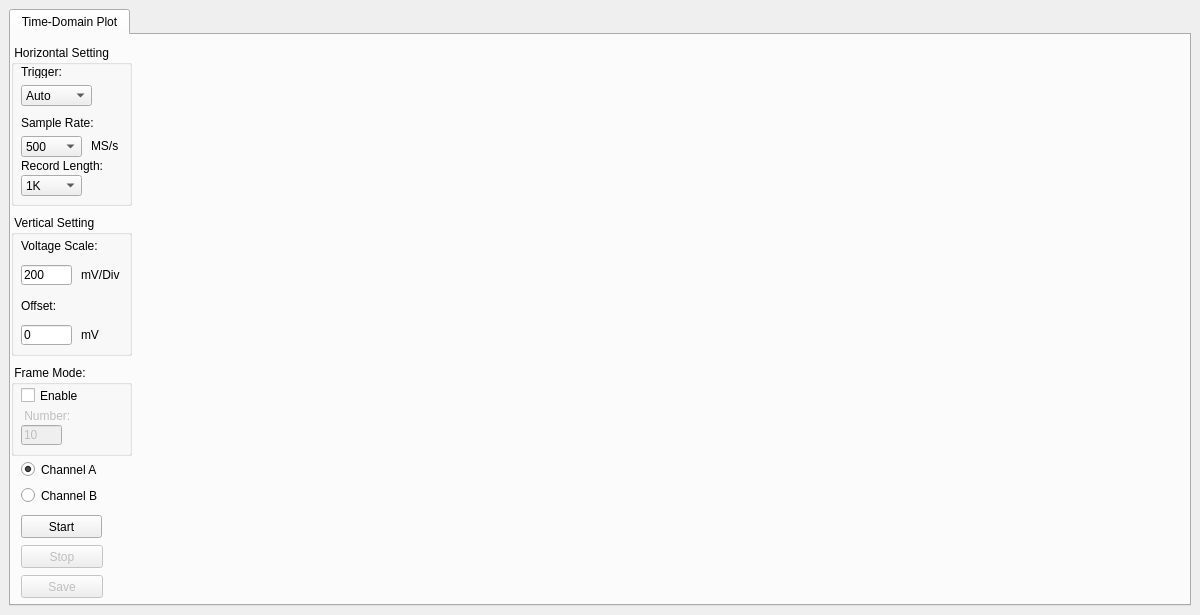
<?xml version="1.0" encoding="UTF-8"?>
<ui version="4.0">
 <class>MainWindow</class>
 <widget class="QMainWindow" name="MainWindow">
  <property name="windowModality">
   <enum>Qt::WindowModal</enum>
  </property>
  <property name="geometry">
   <rect>
    <x>0</x>
    <y>0</y>
    <width>1200</width>
    <height>615</height>
   </rect>
  </property>
  <property name="sizePolicy">
   <sizepolicy hsizetype="Maximum" vsizetype="Maximum">
    <horstretch>0</horstretch>
    <verstretch>0</verstretch>
   </sizepolicy>
  </property>
  <property name="minimumSize">
   <size>
    <width>1200</width>
    <height>615</height>
   </size>
  </property>
  <property name="maximumSize">
   <size>
    <width>1200</width>
    <height>615</height>
   </size>
  </property>
  <property name="windowTitle">
   <string>Time-Domain Plot</string>
  </property>
  <widget class="QWidget" name="centralwidget">
   <layout class="QHBoxLayout" name="horizontalLayout_2">
    <item>
     <widget class="QTabWidget" name="tabWidget">
      <property name="currentIndex">
       <number>0</number>
      </property>
      <widget class="QWidget" name="tabTimDomain">
       <attribute name="title">
        <string>Time-Domain Plot</string>
       </attribute>
       <widget class="QGroupBox" name="groupBox_TimeDomain">
        <property name="geometry">
         <rect>
          <x>0</x>
          <y>10</y>
          <width>121</width>
          <height>161</height>
         </rect>
        </property>
        <property name="title">
         <string> Horizontal Setting</string>
        </property>
        <widget class="QComboBox" name="comboBox_TriggerDomain">
         <property name="geometry">
          <rect>
           <x>10</x>
           <y>40</y>
           <width>71</width>
           <height>21</height>
          </rect>
         </property>
         <item>
          <property name="text">
           <string>Auto</string>
          </property>
         </item>
         <item>
          <property name="text">
           <string>External</string>
          </property>
         </item>
        </widget>
        <widget class="QLabel" name="label_Trigger_2">
         <property name="geometry">
          <rect>
           <x>10</x>
           <y>20</y>
           <width>47</width>
           <height>13</height>
          </rect>
         </property>
         <property name="text">
          <string>Trigger:</string>
         </property>
        </widget>
        <widget class="QLabel" name="label_SampleNumber">
         <property name="geometry">
          <rect>
           <x>10</x>
           <y>70</y>
           <width>81</width>
           <height>16</height>
          </rect>
         </property>
         <property name="text">
          <string>Sample Rate:</string>
         </property>
        </widget>
        <widget class="QLabel" name="label">
         <property name="geometry">
          <rect>
           <x>80</x>
           <y>90</y>
           <width>31</width>
           <height>21</height>
          </rect>
         </property>
         <property name="text">
          <string>MS/s</string>
         </property>
        </widget>
        <widget class="QLabel" name="label_SampleNumber_6">
         <property name="geometry">
          <rect>
           <x>10</x>
           <y>110</y>
           <width>81</width>
           <height>21</height>
          </rect>
         </property>
         <property name="text">
          <string>Record Length:</string>
         </property>
        </widget>
        <widget class="QComboBox" name="comboBox_SampleRate">
         <property name="geometry">
          <rect>
           <x>10</x>
           <y>91</y>
           <width>61</width>
           <height>21</height>
          </rect>
         </property>
         <item>
          <property name="text">
           <string>500</string>
          </property>
         </item>
         <item>
          <property name="text">
           <string>1000</string>
          </property>
         </item>
         <item>
          <property name="text">
           <string>1250</string>
          </property>
         </item>
        </widget>
        <widget class="QComboBox" name="comboBox_RecordLength">
         <property name="geometry">
          <rect>
           <x>10</x>
           <y>130</y>
           <width>61</width>
           <height>21</height>
          </rect>
         </property>
         <property name="editable">
          <bool>false</bool>
         </property>
         <property name="maxVisibleItems">
          <number>100</number>
         </property>
         <item>
          <property name="text">
           <string>1K</string>
          </property>
         </item>
         <item>
          <property name="text">
           <string>2K</string>
          </property>
         </item>
         <item>
          <property name="text">
           <string>4K</string>
          </property>
         </item>
         <item>
          <property name="text">
           <string>8K</string>
          </property>
         </item>
         <item>
          <property name="text">
           <string>16K</string>
          </property>
         </item>
         <item>
          <property name="text">
           <string>32K</string>
          </property>
         </item>
         <item>
          <property name="text">
           <string>64K</string>
          </property>
         </item>
         <item>
          <property name="text">
           <string>128K</string>
          </property>
         </item>
         <item>
          <property name="text">
           <string>256K</string>
          </property>
         </item>
         <item>
          <property name="text">
           <string>512K</string>
          </property>
         </item>
         <item>
          <property name="text">
           <string>1M</string>
          </property>
         </item>
         <item>
          <property name="text">
           <string>2M</string>
          </property>
         </item>
         <item>
          <property name="text">
           <string>4M</string>
          </property>
         </item>
         <item>
          <property name="text">
           <string>8M</string>
          </property>
         </item>
         <item>
          <property name="text">
           <string>16M</string>
          </property>
         </item>
         <item>
          <property name="text">
           <string>32M</string>
          </property>
         </item>
         <item>
          <property name="text">
           <string>64M</string>
          </property>
         </item>
         <item>
          <property name="text">
           <string>128M</string>
          </property>
         </item>
        </widget>
       </widget>
       <widget class="QWidget" name="widget_Signal_TimeDomain" native="true">
        <property name="geometry">
         <rect>
          <x>129</x>
          <y>10</y>
          <width>1041</width>
          <height>561</height>
         </rect>
        </property>
        <property name="inputMethodHints">
         <set>Qt::ImhNone</set>
        </property>
       </widget>
       <widget class="QPushButton" name="pushButton_Stop_TimeDomain">
        <property name="enabled">
         <bool>false</bool>
        </property>
        <property name="geometry">
         <rect>
          <x>10</x>
          <y>510</y>
          <width>82</width>
          <height>23</height>
         </rect>
        </property>
        <property name="sizePolicy">
         <sizepolicy hsizetype="Expanding" vsizetype="Fixed">
          <horstretch>0</horstretch>
          <verstretch>0</verstretch>
         </sizepolicy>
        </property>
        <property name="minimumSize">
         <size>
          <width>82</width>
          <height>23</height>
         </size>
        </property>
        <property name="text">
         <string>Stop</string>
        </property>
       </widget>
       <widget class="QPushButton" name="pushButton_Start_TimeDomain">
        <property name="enabled">
         <bool>true</bool>
        </property>
        <property name="geometry">
         <rect>
          <x>10</x>
          <y>480</y>
          <width>81</width>
          <height>23</height>
         </rect>
        </property>
        <property name="sizePolicy">
         <sizepolicy hsizetype="Expanding" vsizetype="Fixed">
          <horstretch>0</horstretch>
          <verstretch>0</verstretch>
         </sizepolicy>
        </property>
        <property name="minimumSize">
         <size>
          <width>81</width>
          <height>23</height>
         </size>
        </property>
        <property name="text">
         <string>Start</string>
        </property>
       </widget>
       <widget class="QGroupBox" name="groupBox_TimeDomain_2">
        <property name="geometry">
         <rect>
          <x>0</x>
          <y>180</y>
          <width>121</width>
          <height>141</height>
         </rect>
        </property>
        <property name="title">
         <string> Vertical Setting</string>
        </property>
        <widget class="QLabel" name="label_SampleNumber_2">
         <property name="geometry">
          <rect>
           <x>10</x>
           <y>20</y>
           <width>81</width>
           <height>21</height>
          </rect>
         </property>
         <property name="text">
          <string>Voltage Scale:</string>
         </property>
        </widget>
        <widget class="QLineEdit" name="lineEdit_VolScale">
         <property name="geometry">
          <rect>
           <x>10</x>
           <y>50</y>
           <width>51</width>
           <height>20</height>
          </rect>
         </property>
         <property name="toolTip">
          <string/>
         </property>
         <property name="text">
          <string>200</string>
         </property>
         <property name="placeholderText">
          <string/>
         </property>
        </widget>
        <widget class="QLabel" name="label_2">
         <property name="geometry">
          <rect>
           <x>70</x>
           <y>50</y>
           <width>41</width>
           <height>20</height>
          </rect>
         </property>
         <property name="text">
          <string>mV/Div</string>
         </property>
        </widget>
        <widget class="QLineEdit" name="lineEdit_Offset">
         <property name="geometry">
          <rect>
           <x>10</x>
           <y>110</y>
           <width>51</width>
           <height>20</height>
          </rect>
         </property>
         <property name="toolTip">
          <string/>
         </property>
         <property name="text">
          <string>0</string>
         </property>
         <property name="placeholderText">
          <string/>
         </property>
        </widget>
        <widget class="QLabel" name="label_SampleNumber_3">
         <property name="geometry">
          <rect>
           <x>10</x>
           <y>80</y>
           <width>81</width>
           <height>21</height>
          </rect>
         </property>
         <property name="text">
          <string>Offset:</string>
         </property>
        </widget>
        <widget class="QLabel" name="label_4">
         <property name="geometry">
          <rect>
           <x>70</x>
           <y>110</y>
           <width>31</width>
           <height>20</height>
          </rect>
         </property>
         <property name="text">
          <string>mV</string>
         </property>
        </widget>
       </widget>
       <widget class="QGroupBox" name="groupBox_TimeDomain_3">
        <property name="geometry">
         <rect>
          <x>0</x>
          <y>330</y>
          <width>121</width>
          <height>91</height>
         </rect>
        </property>
        <property name="title">
         <string> Frame Mode:</string>
        </property>
        <widget class="QLabel" name="label_SampleNumber_4">
         <property name="enabled">
          <bool>false</bool>
         </property>
         <property name="geometry">
          <rect>
           <x>10</x>
           <y>40</y>
           <width>81</width>
           <height>21</height>
          </rect>
         </property>
         <property name="text">
          <string> Number:</string>
         </property>
        </widget>
        <widget class="QLineEdit" name="lineEdit_4">
         <property name="enabled">
          <bool>false</bool>
         </property>
         <property name="geometry">
          <rect>
           <x>10</x>
           <y>60</y>
           <width>41</width>
           <height>20</height>
          </rect>
         </property>
         <property name="toolTip">
          <string/>
         </property>
         <property name="text">
          <string>10</string>
         </property>
         <property name="placeholderText">
          <string/>
         </property>
        </widget>
        <widget class="QCheckBox" name="checkBox">
         <property name="geometry">
          <rect>
           <x>10</x>
           <y>20</y>
           <width>81</width>
           <height>21</height>
          </rect>
         </property>
         <property name="text">
          <string>Enable</string>
         </property>
        </widget>
       </widget>
       <widget class="QPushButton" name="pushButton_Save_TimeDomain">
        <property name="enabled">
         <bool>false</bool>
        </property>
        <property name="geometry">
         <rect>
          <x>10</x>
          <y>540</y>
          <width>82</width>
          <height>23</height>
         </rect>
        </property>
        <property name="sizePolicy">
         <sizepolicy hsizetype="Expanding" vsizetype="Fixed">
          <horstretch>0</horstretch>
          <verstretch>0</verstretch>
         </sizepolicy>
        </property>
        <property name="minimumSize">
         <size>
          <width>82</width>
          <height>23</height>
         </size>
        </property>
        <property name="text">
         <string>Save</string>
        </property>
       </widget>
       <widget class="QRadioButton" name="radioButton_CHA">
        <property name="geometry">
         <rect>
          <x>10</x>
          <y>424</y>
          <width>101</width>
          <height>21</height>
         </rect>
        </property>
        <property name="text">
         <string>Channel A</string>
        </property>
        <property name="checked">
         <bool>true</bool>
        </property>
       </widget>
       <widget class="QRadioButton" name="radioButton_CHB">
        <property name="geometry">
         <rect>
          <x>10</x>
          <y>450</y>
          <width>101</width>
          <height>21</height>
         </rect>
        </property>
        <property name="text">
         <string>Channel B</string>
        </property>
       </widget>
      </widget>
     </widget>
    </item>
   </layout>
  </widget>
  <action name="actionOpen">
   <property name="text">
    <string>Open</string>
   </property>
  </action>
  <action name="action3G">
   <property name="checkable">
    <bool>true</bool>
   </property>
   <property name="text">
    <string>3G</string>
   </property>
  </action>
  <action name="action100M">
   <property name="checkable">
    <bool>true</bool>
   </property>
   <property name="text">
    <string>100M</string>
   </property>
  </action>
  <action name="actionStart">
   <property name="checkable">
    <bool>true</bool>
   </property>
   <property name="text">
    <string>Start</string>
   </property>
  </action>
  <action name="actionStop">
   <property name="checkable">
    <bool>true</bool>
   </property>
   <property name="text">
    <string>Stop</string>
   </property>
  </action>
 </widget>
 <resources/>
 <connections/>
</ui>
